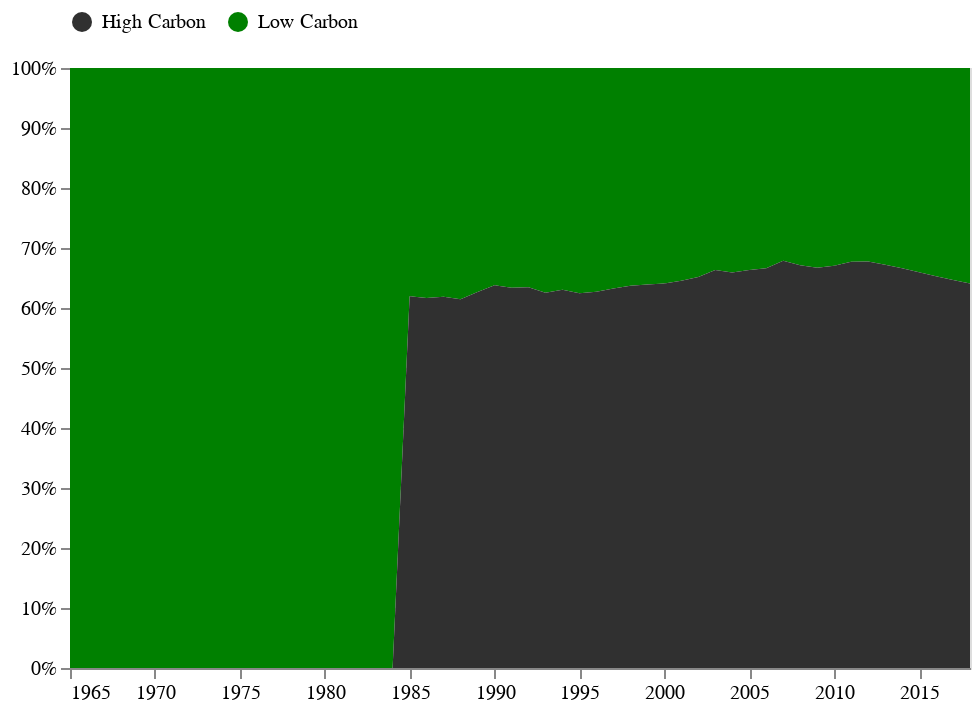

Write notebook code for a chart like this one.
### Code cell
# Create Generation Type base chart
area_chart = alt.Chart(energy_mix).mark_area().encode(
    x=alt.X(
        'Year:T',
        title=None,
        axis=alt.Axis()),
    y=alt.Y(
        'sum(TWh):Q',
        stack='normalize',
        axis=alt.Axis(format='%'),
        title=None),
    color=alt.Color(
        'SourceType:N', 
        scale=alt.Scale(range=['#303030','green']),
        legend=alt.Legend(
            direction='horizontal',
            orient='top'),
            title=None),
    order = alt.Order('SourceType', sort='ascending'),
).properties(
    height=300,
    width=450,
)
area_chart

### Figure 1 — Vega-Lite specification as saved in the notebook (floating-point values rounded to 4 significant figures; data arrays with more than 128 entries replaced by an {"elided": "..."} marker saying what was removed)
{"config": {"view": {"continuousWidth": 400, "continuousHeight": 300}}, "data": {"name": "data-a461bd7d93a8c91847c7e73c3015280f"}, "mark": "area", "encoding": {"color": {"field": "SourceType", "legend": {"direction": "horizontal", "orient": "top"}, "scale": {"range": ["#303030", "green"]}, "title": null, "type": "nominal"}, "order": {"field": "SourceType", "sort": "ascending", "type": "nominal"}, "x": {"axis": {}, "field": "Year", "title": null, "type": "temporal"}, "y": {"aggregate": "sum", "axis": {"format": "%"}, "field": "TWh", "stack": "normalize", "title": null, "type": "quantitative"}}, "height": 300, "width": 450, "$schema": "https://vega.github.io/schema/vega-lite/v4.17.0.json", "datasets": {"data-a461bd7d93a8c91847c7e73c3015280f": {"elided": "648 records"}}}
